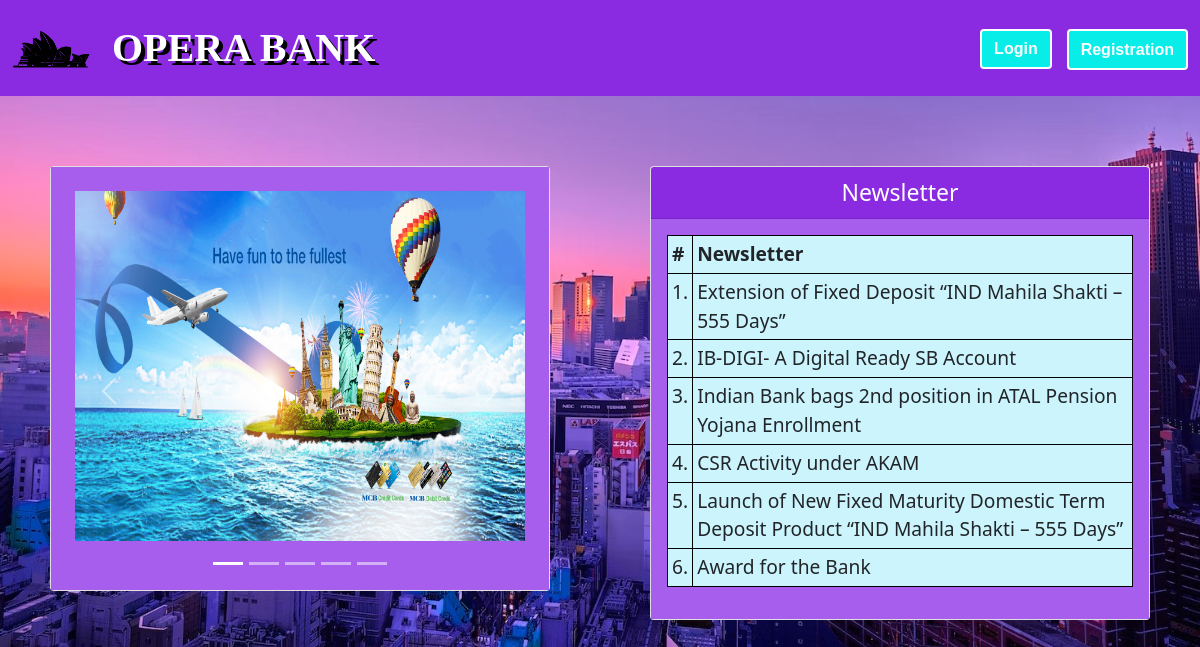
The app's page /home.php with its own data.
### tables this page shows
CREATE TABLE `notice` (
  `id` bigint(10) NOT NULL,
  `mssg` varchar(1000) NOT NULL
);

### home.php (the view, shortened to what this page needs)
<?php
	$conn = new mysqli("localhost", "root", "", "bank");
	$resullt = $conn->query("select * from notice");
?>
<!DOCTYPE html>
<html lang="en">
<head>
  <link href="https://cdn.jsdelivr.net/npm/bootstrap@5.0.1/dist/css/bootstrap.min.css" rel="stylesheet">
  <link href="https://cdn.jsdelivr.net/npm/bootstrap@5.0.2/dist/css/bootstrap.min.css" rel="stylesheet">
</head>
<body>
	<body style="background: url(images/photo-1608501078713-8e445a709b39.jpg);background-size: cover">
		<nav class="navbar navbar-expand-sm navbar-light" style="background-color: blueviolet;">
		<div class="container-fluid ">
			<img src="images/pngegg.png" style="height: 10vh;width: 10vh;margin-right:20px;"/><a class="navbar-brand " href="" style="font-size: 40px; font-family: Pussycat, Algerian, Broadway; font-weight:bolder; color:white; text-shadow: 4px 4px black" >  OPERA BANK</a>
			<div class="collapse navbar-collapse " id="navbarSupportedContent">
			<ul class="navbar-nav ms-auto">
				<li class="nav-item">
					<button type="button" class="btn " style="background-color: #09ede9; margin-right: 15px; margin-left: 20px;margin-top: 3px;font-family:Arial, Helvetica, sans-serif; font-weight:bold; border: 2px solid white;"><a href="login.php" style="text-decoration: none; color: white;">Login</a></button>
				</li>
				<li class="nav-item">
					<button type="button" class="btn " style="background-color: #09ede9;margin-top: 3px; border: 2px solid white; "><a href="userregistration.php" style="text-decoration: none; color: white;font-family:Arial, Helvetica, sans-serif; font-weight:bold">Registration</a></button>
				</li>
			</ul>
			</div>
		</div>
		</nav>
	<div class="float-container">
	<div class="float-child" style="font-size: larger;  margin-top: 8.8vh;">
			<div class="card  col-md-10 mx-auto" >
				<div class="card-body" style="background-color: rgb(168, 94, 236); height:423px">
					<div id="carouselExampleIndicators" class="carousel slide" data-bs-ride="carousel" style="height: 400px;margin:1vh 1vh">
						<div class="carousel-indicators">
							<button type="button" data-bs-target="#carouselExampleIndicators" data-bs-slide-to="0" class="active" aria-current="true" aria-label="Slide 1"></button>
							<button type="button" data-bs-target="#carouselExampleIndicators" data-bs-slide-to="1" aria-label="Slide 2"></button>
							<button type="button" data-bs-target="#carouselExampleIndicators" data-bs-slide-to="2" aria-label="Slide 3"></button>
							<button type="button" data-bs-target="#carouselExampleIndicators" data-bs-slide-to="3" aria-label="Slide 4"></button>
							<button type="button" data-bs-target="#carouselExampleIndicators" data-bs-slide-to="4" aria-label="Slide 5"></button>
						</div>
						<div class="carousel-inner">
							<div class="carousel-item active">
								<img src="images/7.jpg" class="d-block w-100" alt="..." style="height: 350px;">
							</div>
						</div>
						<button class="carousel-control-prev" type="button" data-bs-target="#carouselExampleIndicators" data-bs-slide="prev">
							<span class="carousel-control-prev-icon" aria-hidden="true"></span>
						</button>
						<button class="carousel-control-next" type="button" data-bs-target="#carouselExampleIndicators" data-bs-slide="next">
							<span class="carousel-control-next-icon" aria-hidden="true"></span>
						</button>
					</div>
				</div>
			</div>
		</div>
		<div class="float-child" style="font-size: larger; margin-top: 8.8vh;" >
			<div class="card  col-md-10 mx-auto">
				<div class="card-header text-center" style="background-color: blueviolet;color:white;font-size: larger;">
					Newsletter
				</div>
				<div class="card-body" style="background-color: rgb(168, 94, 236)">
					<table class="table table-bordered table-sm" style="background-color: #ccf4fc;">
						<thead>
							<tr>
								<th scope="col">#</th>
								<th scope="col">Newsletter</th>
							</tr>
						</thead>
						<?php
						$i=0;
						if($resullt->num_rows>0){
							while($data=$resullt->fetch_assoc()){
								$i++;
						?>
						<tbody>
							<tr>
								<td><?php echo $i."."; ?></td>
								<td><?php echo $data['mssg']; ?></td>
							</tr>
						</tbody>
						<?php
							}
						}
						?>
					</table>
				</div>
			</div>
		</div>
	</div>
</body>
</html>

### home.php (style rules this page uses)
table, th, td, tr { border: 1px solid black; }
.float-child { width: 50%; float: left; }

### records on screen
notice: mssg "Extension of Fixed Deposit “IND Mahila Shakti – 555 Days”"
notice: mssg "IB-DIGI- A Digital Ready SB Account"
notice: mssg "Indian Bank bags 2nd position in ATAL Pension Yojana Enrollment"
notice: mssg "CSR Activity under AKAM"
notice: mssg "Launch of New Fixed Maturity Domestic Term Deposit Product “IND Mahila Shakti – 555 Days”"
notice: mssg "Award for the Bank"
